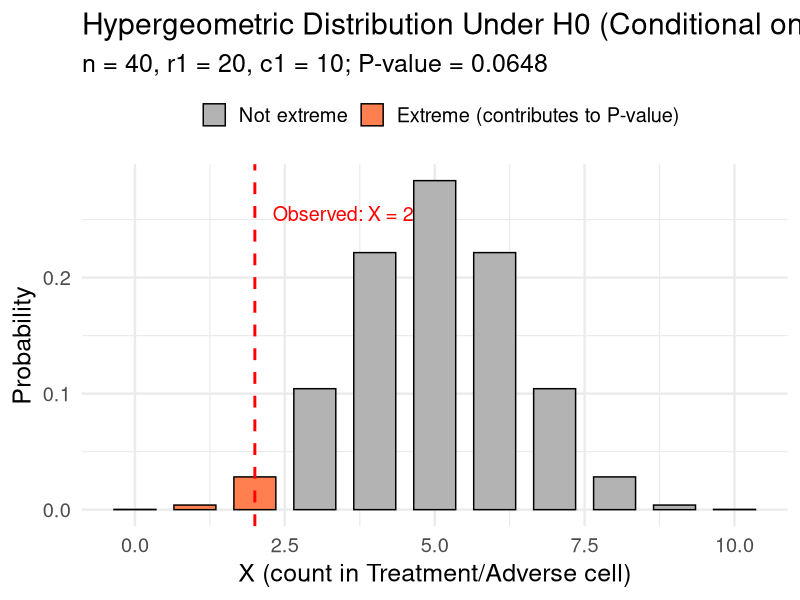
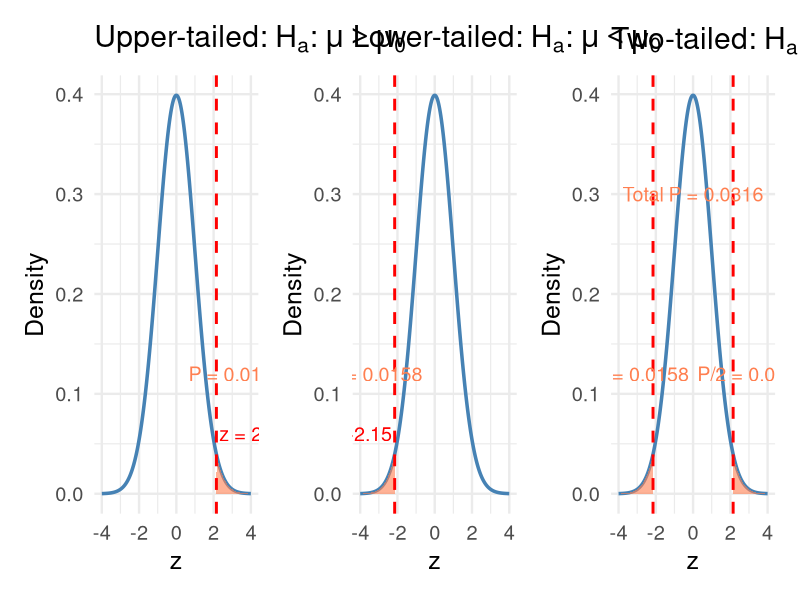
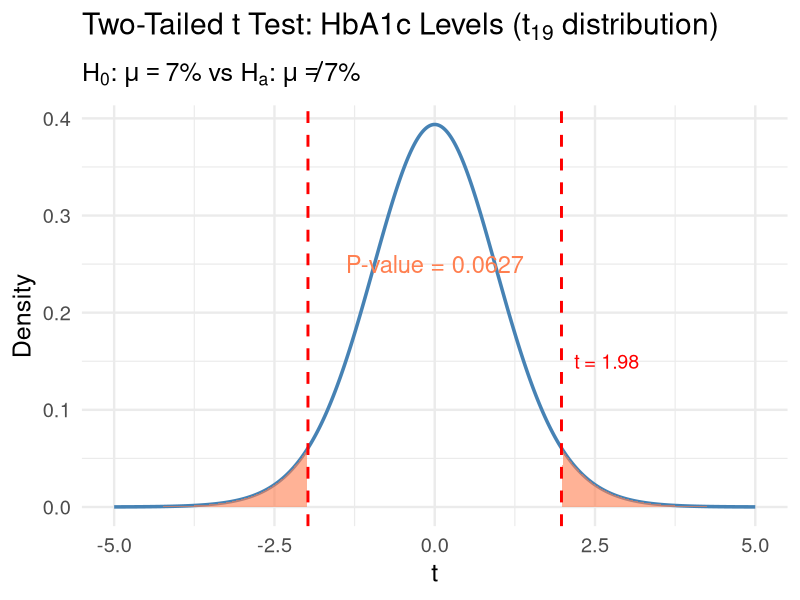
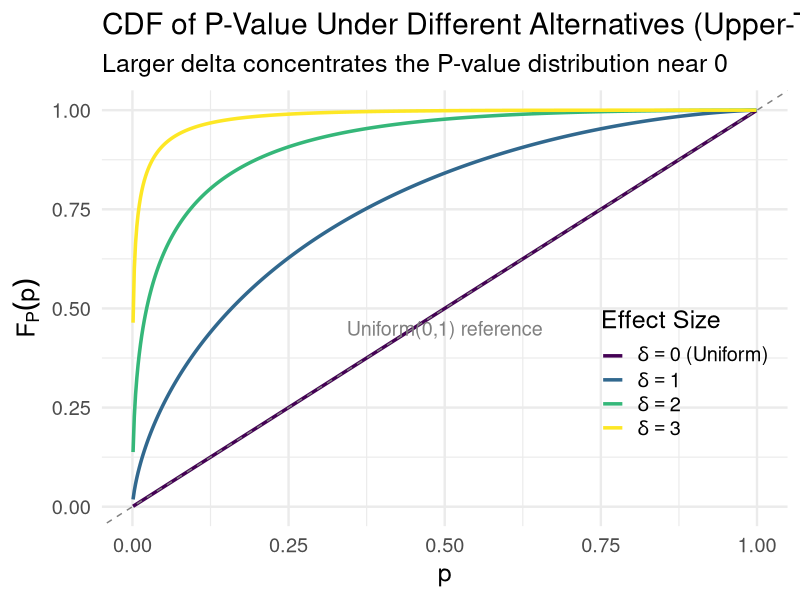
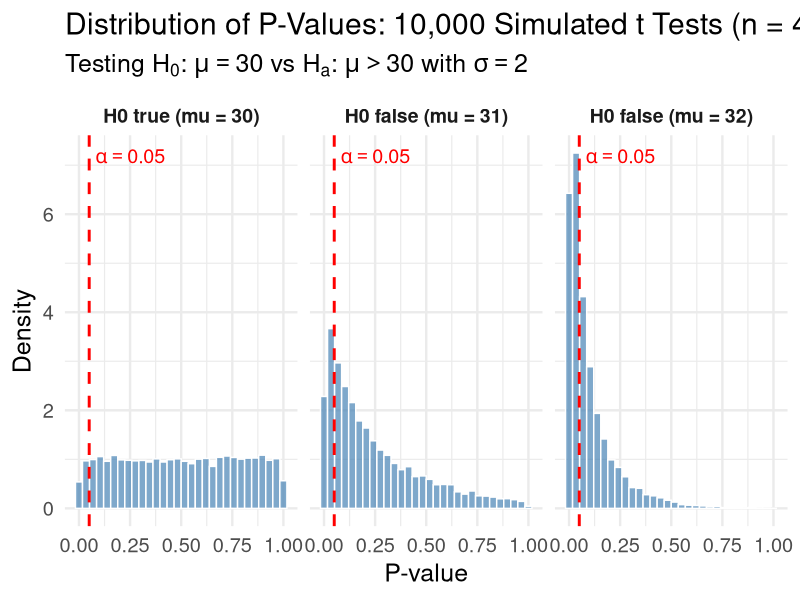
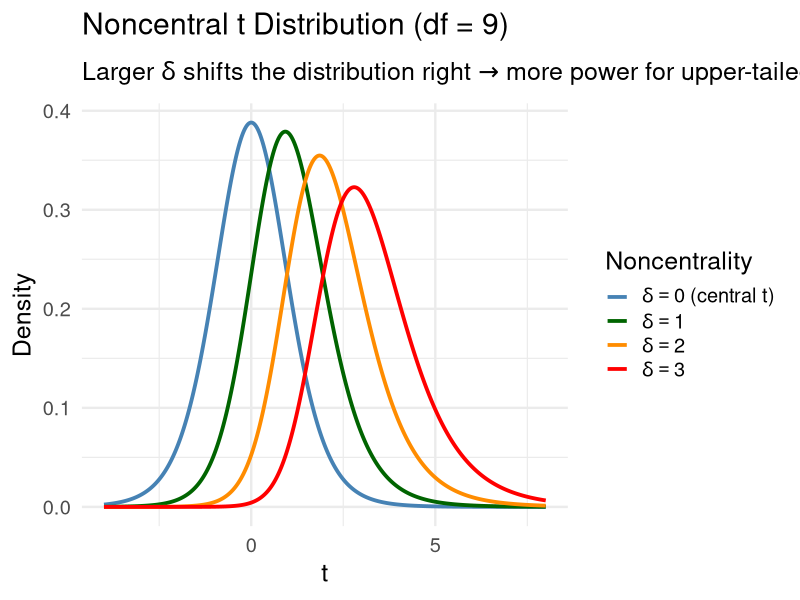
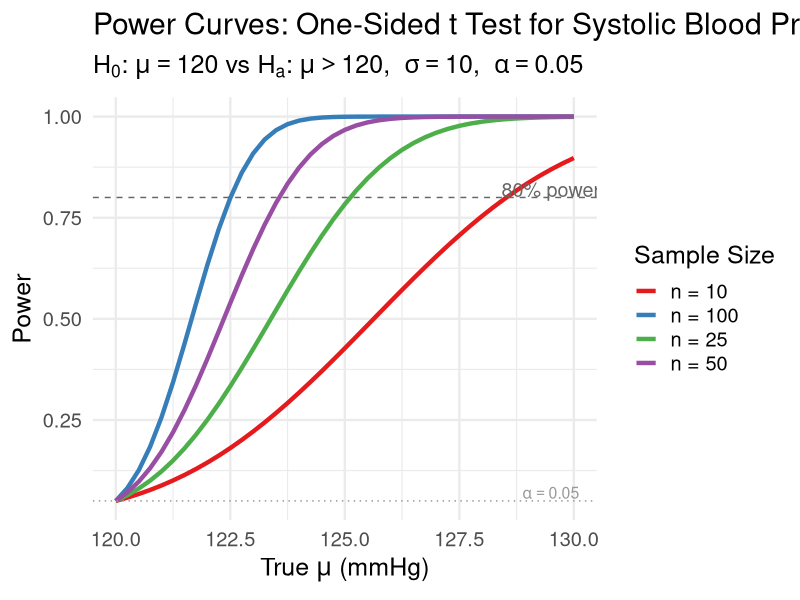
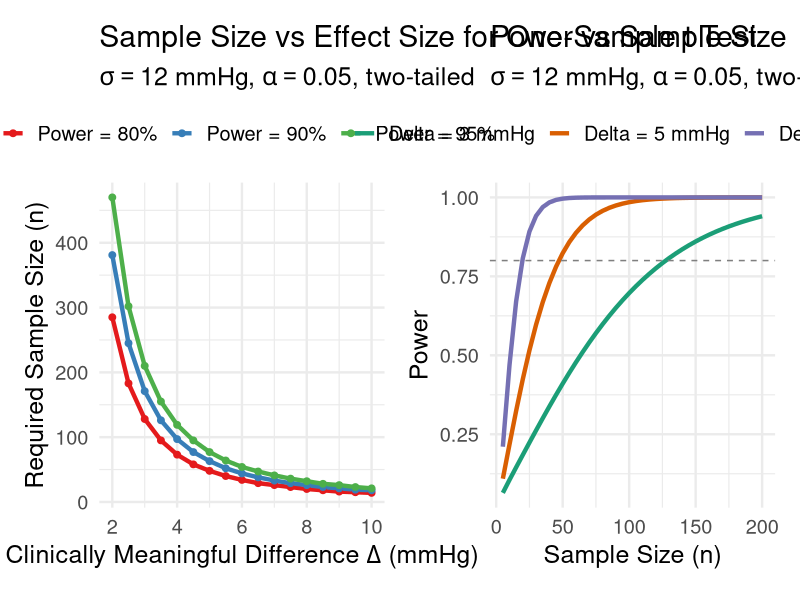

Reproduce these figures in R, in order.
## ---- chunk 1
#| label: setup
#| include: false
library(tidyverse)
library(broom)
library(patchwork)
set.seed(551)
theme_set(theme_minimal(base_size = 18))
## ---- chunk 2
#| echo: true
# Observed 2x2 table
#              Adverse Event   No Event
# Treatment         2            18       (20)
# Placebo           8            12       (20)
#                 (10)          (30)      (40)

adverse_table <- matrix(c(2, 8, 18, 12), nrow = 2, byrow = TRUE,
                        dimnames = list(Group = c("Treatment", "Placebo"),
                                       Outcome = c("Adverse", "None")))
adverse_table
## ---- chunk 3
#| echo: true
# Fisher's exact test
fisher_result <- fisher.test(adverse_table)
fisher_result
## ---- chunk 4
#| echo: true
cat("P-value:", round(fisher_result$p.value, 4), "\n")
cat("Odds ratio estimate:", round(fisher_result$estimate, 3), "\n")
cat("95% CI for odds ratio:", round(fisher_result$conf.int[1], 3), "to", 
    round(fisher_result$conf.int[2], 3), "\n")
## ---- chunk 5
#| echo: true
#| code-fold: true
#| fig-height: 6
#| fig-width: 12
# Parameters from our example
n <- 40; r1 <- 20; c1 <- 10
x_obs <- 2  # Observed count in treatment/adverse cell

# Possible values of X
x_vals <- 0:min(r1, c1)
probs <- dhyper(x_vals, m = c1, n = n - c1, k = r1)

# Create data frame
hyper_data <- tibble(
  x = x_vals,
  prob = probs,
  extreme = x <= x_obs | x >= (r1 - (c1 - x_obs))  
  # Two-sided: as or more extreme than observed
)

# P-value components
pval_lower <- sum(probs[x_vals <= x_obs])
pval_upper <- sum(probs[probs <= probs[x_obs + 1]])  # Fisher's method

ggplot(hyper_data, aes(x = x, y = prob, fill = extreme)) +
  geom_col(width = 0.7, color = "black") +
  geom_vline(xintercept = x_obs, linetype = "dashed", color = "red", linewidth = 1) +
  scale_fill_manual(values = c("gray70", "coral"), 
                    labels = c("Not extreme", "Extreme (contributes to P-value)")) +
  annotate("text", x = x_obs + 0.3, y = max(probs) * 0.9, hjust = 0,
           label = paste0("Observed: X = ", x_obs), color = "red", size = 5) +
  labs(x = "X (count in Treatment/Adverse cell)",
       y = "Probability",
       title = "Hypergeometric Distribution Under H0 (Conditional on Margins)",
       subtitle = paste0("n = ", n, ", r1 = ", r1, ", c1 = ", c1, 
                        "; P-value = ", round(fisher_result$p.value, 4)),
       fill = "") +
  theme(legend.position = "top")
## ---- chunk 6
#| echo: true
# Verify: Fisher's P-value via simulation
set.seed(551)
n_perm <- 10000
disease_labels <- c(rep(1, 10), rep(0, 30))  # 10 diseased, 30 not
treatment <- c(rep(1, 20), rep(0, 20))       # 20 in each group

# Observed statistic
obs_stat <- sum(treatment[disease_labels == 1])  # = 2

# Permutation distribution
perm_stats <- replicate(n_perm, {
  sum(sample(treatment)[disease_labels == 1])
})

cat("Simulated P-value:", mean(perm_stats <= obs_stat), "\n")
cat("Fisher's exact P-value (one-sided):", 
    fisher.test(adverse_table, alternative = "less")$p.value, "\n")
## ---- chunk 7
#| echo: true
# Quick R reminders for P-value computation
z_obs <- 2.15
cat("Upper-tailed P-value:", 1 - pnorm(z_obs), "\n")
cat("Lower-tailed P-value:", pnorm(z_obs), "\n")
cat("Two-tailed P-value:  ", 2 * (1 - pnorm(abs(z_obs))), "\n")
## ---- chunk 8
#| code-fold: true
#| fig-height: 7
#| fig-width: 18
z_obs <- 2.15
z_seq <- seq(-4, 4, length.out = 500)
y <- dnorm(z_seq)

p1 <- tibble(z = z_seq, y = y) |>
  ggplot(aes(x = z, y = y)) +
  geom_line(linewidth = 1.2, color = "steelblue") +
  geom_area(data = tibble(z = z_seq[z_seq >= z_obs], 
                          y = dnorm(z_seq[z_seq >= z_obs])),
            aes(x = z, y = y), fill = "coral", alpha = 0.6) +
  geom_vline(xintercept = z_obs, linetype = "dashed", color = "red", linewidth = 1) +
  annotate("text", x = z_obs + 0.15, y = 0.06, hjust = 0, size = 5, color = "red",
           label = paste0("z = ", z_obs)) +
  annotate("text", x = 3.2, y = 0.12, size = 5, color = "coral",
           label = paste0("P = ", round(1 - pnorm(z_obs), 4))) +
  labs(title = expression("Upper-tailed: " * H[a]*": " * mu > mu[0]),
       x = "z", y = "Density")

p2 <- tibble(z = z_seq, y = y) |>
  ggplot(aes(x = z, y = y)) +
  geom_line(linewidth = 1.2, color = "steelblue") +
  geom_area(data = tibble(z = z_seq[z_seq <= -z_obs], 
                          y = dnorm(z_seq[z_seq <= -z_obs])),
            aes(x = z, y = y), fill = "coral", alpha = 0.6) +
  geom_vline(xintercept = -z_obs, linetype = "dashed", color = "red", linewidth = 1) +
  annotate("text", x = -z_obs - 0.15, y = 0.06, hjust = 1, size = 5, color = "red",
           label = paste0("z = ", -z_obs)) +
  annotate("text", x = -3.2, y = 0.12, size = 5, color = "coral",
           label = paste0("P = ", round(pnorm(-z_obs), 4))) +
  labs(title = expression("Lower-tailed: " * H[a]*": " * mu < mu[0]),
       x = "z", y = "Density")

p3 <- tibble(z = z_seq, y = y) |>
  ggplot(aes(x = z, y = y)) +
  geom_line(linewidth = 1.2, color = "steelblue") +
  geom_area(data = tibble(z = z_seq[z_seq >= z_obs], 
                          y = dnorm(z_seq[z_seq >= z_obs])),
            aes(x = z, y = y), fill = "coral", alpha = 0.6) +
  geom_area(data = tibble(z = z_seq[z_seq <= -z_obs], 
                          y = dnorm(z_seq[z_seq <= -z_obs])),
            aes(x = z, y = y), fill = "coral", alpha = 0.6) +
  geom_vline(xintercept = c(-z_obs, z_obs), linetype = "dashed", color = "red", linewidth = 1) +
  annotate("text", x = 3.2, y = 0.12, size = 5, color = "coral",
           label = paste0("P/2 = ", round(1 - pnorm(z_obs), 4))) +
  annotate("text", x = -3.2, y = 0.12, size = 5, color = "coral",
           label = paste0("P/2 = ", round(pnorm(-z_obs), 4))) +
  annotate("text", x = 0, y = 0.3, size = 5, color = "coral",
           label = paste0("Total P = ", round(2*(1 - pnorm(z_obs)), 4))) +
  labs(title = expression(paste("Two-tailed: ", H[a], ": ", mu != mu[0])),
       x = "z", y = "Density")

p1 + p2 + p3
## ---- chunk 9
#| echo: true
# P-values for t tests in R
t_obs <- 2.15
df <- 14

cat("Upper-tailed P-value:", pt(t_obs, df = df, lower.tail = FALSE), "\n")
cat("Lower-tailed P-value:", pt(t_obs, df = df, lower.tail = TRUE), "\n")
cat("Two-tailed P-value:  ", 2 * pt(abs(t_obs), df = df, lower.tail = FALSE), "\n")
## ---- chunk 10
#| echo: true
# Data summary
n <- 20
xbar <- 7.42
s <- 0.95
mu0 <- 7.0

# Test statistic
t_stat <- (xbar - mu0) / (s / sqrt(n))
cat("Test statistic: t =", round(t_stat, 3), "\n")
cat("Degrees of freedom:", n - 1, "\n")

# P-value (two-tailed)
p_value <- 2 * pt(abs(t_stat), df = n - 1, lower.tail = FALSE)
cat("P-value (two-tailed):", round(p_value, 4), "\n")
## ---- chunk 11
#| code-fold: true
#| fig-height: 6
df <- 19
t_seq <- seq(-5, 5, length.out = 500)
y_t <- dt(t_seq, df = df)

tibble(t = t_seq, y = y_t) |>
  ggplot(aes(x = t, y = y)) +
  geom_line(linewidth = 1.2, color = "steelblue") +
  geom_area(data = tibble(t = t_seq[t_seq >= abs(t_stat)], 
                          y = dt(t_seq[t_seq >= abs(t_stat)], df)),
            aes(x = t, y = y), fill = "coral", alpha = 0.6) +
  geom_area(data = tibble(t = t_seq[t_seq <= -abs(t_stat)], 
                          y = dt(t_seq[t_seq <= -abs(t_stat)], df)),
            aes(x = t, y = y), fill = "coral", alpha = 0.6) +
  geom_vline(xintercept = c(-abs(t_stat), abs(t_stat)), 
             linetype = "dashed", color = "red", linewidth = 1) +
  annotate("text", x = t_stat + 0.2, y = 0.15, hjust = 0, size = 5, color = "red",
           label = paste0("t = ", round(t_stat, 2))) +
  annotate("text", x = 0, y = 0.25, size = 6, color = "coral",
           label = paste0("P-value = ", round(p_value, 4))) +
  labs(x = "t", y = "Density",
       title = expression("Two-Tailed t Test: HbA1c Levels (" * t[19] * " distribution)"),
       subtitle = expression(paste(H[0], ": ", mu == 7.0, "% vs ", H[a], ": ", mu != 7.0, "%")))
## ---- chunk 12
#| echo: true
# Simulate individual patient data consistent with our summary statistics
set.seed(2026)
hba1c <- rnorm(20, mean = 7.42, sd = 0.95)
# Adjust to match desired summary statistics closely
hba1c <- (hba1c - mean(hba1c)) / sd(hba1c) * 0.95 + 7.42

# Full t.test output
hba1c_test <- t.test(hba1c, mu = 7.0, alternative = "two.sided")
hba1c_test
## ---- chunk 13
#| echo: true
alpha <- 0.01
p_value_reported <- 0.10  # P-value > 0.10

cat("Decision rule: Reject H0 if P-value <=", alpha, "\n")
cat("Observed: P-value > 0.10\n")
cat("Since 0.10 >", alpha, ", we fail to reject H0.\n\n")
cat("Conclusion: There is insufficient evidence at the 0.01\n")
cat("significance level to conclude that the mean serum\n")
cat("transferrin receptor concentration for pregnant women\n")
cat("differs from the value of 5.63 mg/L for all women.")
## ---- chunk 14
#| echo: true
recovery <- c(11.2, 13.5, 10.8, 12.1, 14.3, 9.7, 11.9, 12.8,
              10.5, 13.1, 11.4, 12.6, 10.2, 13.8, 11.1)

# One-sided test: H0: mu = 14 vs Ha: mu < 14
recovery_test <- t.test(recovery, mu = 14, alternative = "less")
recovery_test
## ---- chunk 15
#| echo: true
cat("P-value =", format(recovery_test$p.value, scientific = TRUE), "\n\n")
cat("This extremely small P-value provides overwhelming evidence\n")
cat("that the new surgical technique reduces mean recovery time\n")
cat("below the standard 14 days.")
## ---- chunk 16
#| echo: true
#| code-fold: true
#| fig-height: 6
#| fig-width: 14
# Theoretical CDF of P-value for different delta values
p_seq <- seq(0.001, 0.999, length.out = 500)
deltas <- c(0, 1, 2, 3)

pval_cdf <- expand_grid(p = p_seq, delta = deltas) |>
  mutate(
    F_p = 1 - pnorm(qnorm(1 - p) - delta),
    delta_label = paste0("delta == ", delta)
  )

ggplot(pval_cdf, aes(x = p, y = F_p, color = factor(delta))) +
  geom_line(linewidth = 1.2) +
  geom_abline(intercept = 0, slope = 1, linetype = "dashed", color = "gray50") +
  scale_color_viridis_d(
    labels = c(expression(delta == 0 ~ "(Uniform)"), 
               expression(delta == 1), 
               expression(delta == 2), 
               expression(delta == 3))
  ) +
  labs(x = "p", y = expression(F[P](p)),
       title = "CDF of P-Value Under Different Alternatives (Upper-Tailed z Test)",
       subtitle = "Larger delta concentrates the P-value distribution near 0",
       color = "Effect Size") +
  annotate("text", x = 0.5, y = 0.45, label = "Uniform(0,1) reference", 
           color = "gray50", size = 5) +
  theme(legend.position = c(0.85, 0.35),
        legend.text.align = 0)
## ---- chunk 17
#| echo: true
#| code-fold: true
#| fig-height: 8
#| fig-width: 16
set.seed(551)
n_sims <- 10000
n <- 4
sigma <- 2

# Function to compute P-value from one-sample t test (upper-tailed)
sim_pvalue <- function(n, mu_true, mu0 = 30, sigma = 2) {
  x <- rnorm(n, mean = mu_true, sd = sigma)
  t_stat <- (mean(x) - mu0) / (sd(x) / sqrt(n))
  pt(t_stat, df = n - 1, lower.tail = FALSE)
}

# Simulate under three scenarios
pvals_H0_true   <- replicate(n_sims, sim_pvalue(n, mu_true = 30))  # H0 true
pvals_mu31      <- replicate(n_sims, sim_pvalue(n, mu_true = 31))  # H0 false, mu=31
pvals_mu32      <- replicate(n_sims, sim_pvalue(n, mu_true = 32))  # H0 false, mu=32

sim_data <- bind_rows(
  tibble(pvalue = pvals_H0_true, scenario = "H0 true (mu = 30)"),
  tibble(pvalue = pvals_mu31,    scenario = "H0 false (mu = 31)"),
  tibble(pvalue = pvals_mu32,    scenario = "H0 false (mu = 32)")
) |>
  mutate(scenario = fct_inorder(scenario))

ggplot(sim_data, aes(x = pvalue)) +
  geom_histogram(aes(y = after_stat(density)), bins = 30, 
                 fill = "steelblue", color = "white", alpha = 0.7) +
  geom_vline(xintercept = 0.05, linetype = "dashed", color = "red", linewidth = 1) +
  annotate("text", x = 0.08, y = Inf, vjust = 2, hjust = 0,
           label = expression(alpha == 0.05), color = "red", size = 5) +
  facet_wrap(~scenario, ncol = 3) +
  labs(x = "P-value", y = "Density",
       title = "Distribution of P-Values: 10,000 Simulated t Tests (n = 4)",
       subtitle = expression(paste("Testing ", H[0], ": ", mu == 30, " vs ", 
                             H[a], ": ", mu > 30, " with ", sigma == 2))) +
  theme(strip.text = element_text(size = 14, face = "bold"))
## ---- chunk 18
#| echo: true
# Proportion of P-values <= 0.05 in each scenario
cat("Proportion rejecting H0 at alpha = 0.05:\n")
cat("  H0 true (mu = 30): ", round(mean(pvals_H0_true <= 0.05), 3), 
    " (should be ~0.05)\n")
cat("  H0 false (mu = 31):", round(mean(pvals_mu31 <= 0.05), 3), 
    " (power at mu = 31)\n")
cat("  H0 false (mu = 32):", round(mean(pvals_mu32 <= 0.05), 3), 
    " (power at mu = 32)\n")
## ---- chunk 19
#| echo: true
#| fig-height: 5
#| code-fold: true
# Large sample can detect trivially small effects
set.seed(551)
n_large <- 5000
bp_data <- rnorm(n_large, mean = 120.3, sd = 15)  # Mean barely above 120

bp_test <- t.test(bp_data, mu = 120)
cat("n =", n_large, "\n")
cat("Sample mean:", round(mean(bp_data), 2), "mmHg\n")
cat("P-value:", format(bp_test$p.value, digits = 4), "\n")
cat("95% CI: (", round(bp_test$conf.int[1], 2), ",", 
    round(bp_test$conf.int[2], 2), ")\n\n")
cat("Statistically significant (P < 0.05)? ", bp_test$p.value < 0.05, "\n")
cat("Clinically meaningful difference? A 0.3 mmHg difference\n")
cat("in systolic BP has NO clinical relevance!")
## ---- chunk 20
#| echo: true
# Example: mu_0 = 120, mu' = 125, sigma = 15, n = 25
mu0 <- 120; mu_prime <- 125; sigma <- 15; n <- 25
delta <- (mu_prime - mu0) / (sigma / sqrt(n))
cat("Noncentrality parameter: delta =", round(delta, 3))
## ---- chunk 21
#| code-fold: true
#| fig-height: 7
t_seq <- seq(-4, 8, length.out = 500)
df <- 9
deltas <- c(0, 1, 2, 3)

nct_data <- map_dfr(deltas, \(d) {
  tibble(
    t = t_seq,
    density = dt(t_seq, df = df, ncp = d),
    delta = paste0("delta == ", d)
  )
})

ggplot(nct_data, aes(x = t, y = density, color = delta)) +
  geom_line(linewidth = 1.3) +
  scale_color_manual(
    values = c("steelblue", "darkgreen", "darkorange", "red"),
    labels = c(
      expression(delta == 0 ~ "(central t)"),
      expression(delta == 1),
      expression(delta == 2),
      expression(delta == 3)
    )
  ) +
  labs(x = "t", y = "Density", color = "Noncentrality",
       title = expression("Noncentral t Distribution (df = 9)"),
       subtitle = expression("Larger " * delta * " shifts the distribution right" *
                             " " * symbol("\256") * " more power for upper-tailed tests")) +
  theme(legend.text.align = 0, legend.position = "right")
## ---- chunk 22
#| echo: true
# Example (Devore Example 9.14 adapted to medical context):
# Testing whether mean systolic BP exceeds 120 mmHg
# H0: mu = 120, Ha: mu > 120, alpha = 0.05, n = 10, sigma = 10
# What is the power when mu' = 125?
n <- 10; mu0 <- 120; mu_prime <- 125; sigma <- 10; alpha <- 0.05

delta <- (mu_prime - mu0) / (sigma / sqrt(n))
t_crit <- qt(1 - alpha, df = n - 1)

power <- pt(t_crit, df = n - 1, ncp = delta, lower.tail = FALSE)
cat("Noncentrality parameter: delta =", round(delta, 3), "\n")
cat("Critical value: t_{0.05, 9} =", round(t_crit, 3), "\n")
cat("Power =", round(power, 4), "\n")
cat("Beta (Type II error) =", round(1 - power, 4))
## ---- chunk 23
#| echo: true
#| code-fold: true
#| fig-height: 7
alpha <- 0.05
mu0 <- 120  # null value for systolic BP
sigma <- 10

# Power curves for different sample sizes
sample_sizes <- c(10, 25, 50, 100)
mu_range <- seq(120, 130, by = 0.25)

power_data <- expand_grid(n = sample_sizes, mu_prime = mu_range) |>
  mutate(
    delta = (mu_prime - mu0) / (sigma / sqrt(n)),
    t_crit = qt(1 - alpha, df = n - 1),
    power = pt(t_crit, df = n - 1, ncp = delta, lower.tail = FALSE),
    n_label = paste0("n = ", n)
  )

ggplot(power_data, aes(x = mu_prime, y = power, color = n_label)) +
  geom_line(linewidth = 1.5) +
  geom_hline(yintercept = 0.80, linetype = "dashed", color = "gray40") +
  geom_hline(yintercept = alpha, linetype = "dotted", color = "gray60") +
  annotate("text", x = 129.5, y = 0.82, label = "80% power", 
           color = "gray40", size = 5) +
  annotate("text", x = 129.5, y = 0.07, 
           label = expression(alpha == 0.05), color = "gray60", size = 4) +
  scale_color_brewer(palette = "Set1") +
  labs(x = expression("True " * mu * " (mmHg)"),
       y = "Power",
       color = "Sample Size",
       title = "Power Curves: One-Sided t Test for Systolic Blood Pressure",
       subtitle = expression(paste(H[0], ": ", mu == 120, " vs ", H[a], ": ", 
                             mu > 120, ",  ", sigma == 10, ",  ", alpha == 0.05)))
## ---- chunk 24
#| echo: true
# How many patients to detect a 5 mmHg reduction with 80% power?
delta <- 5  # clinically meaningful difference (mmHg)
sigma <- 15  # estimated SD
alpha <- 0.05
beta <- 0.20  # power = 0.80

# Two-tailed z test
n_z <- (sigma * (qnorm(1 - alpha/2) + qnorm(1 - beta)) / delta)^2
cat("z test sample size (two-tailed):", ceiling(n_z), "patients")
## ---- chunk 25
#| echo: true
# Same example using power.t.test()
result <- power.t.test(
  delta = 5,           # difference to detect
  sd = 15,             # estimated standard deviation
  sig.level = 0.05,    # alpha
  power = 0.80,        # desired power
  type = "one.sample", # one-sample test
  alternative = "two.sided"
)
result
## ---- chunk 26
#| echo: true
cat("Required sample size:", ceiling(result$n), "patients")
## ---- chunk 27
#| echo: true
# One-sided test: H0: mu >= 0 vs Ha: mu < 0 (reduction in BP)
power_result <- power.t.test(
  delta = 5,
  sd = 12,
  sig.level = 0.05,
  power = 0.80,
  type = "one.sample",
  alternative = "one.sided"
)
cat("For 80% power:", ceiling(power_result$n), "patients needed\n")

# What about 90% power?
power_90 <- power.t.test(
  delta = 5, sd = 12, sig.level = 0.05,
  power = 0.90, type = "one.sample", alternative = "one.sided"
)
cat("For 90% power:", ceiling(power_90$n), "patients needed\n")

# What about a smaller effect (3 mmHg)?
power_small <- power.t.test(
  delta = 3, sd = 12, sig.level = 0.05,
  power = 0.80, type = "one.sample", alternative = "one.sided"
)
cat("For 3 mmHg effect:", ceiling(power_small$n), "patients needed")
## ---- chunk 28
#| echo: true
#| code-fold: true
#| fig-height: 7
#| fig-width: 14
sigma <- 12
alpha <- 0.05

# Vary effect size
delta_range <- seq(2, 10, by = 0.5)
power_levels <- c(0.80, 0.90, 0.95)

ss_data <- expand_grid(delta = delta_range, power = power_levels) |>
  rowwise() |>
  mutate(
    n = ceiling(power.t.test(
      delta = delta, sd = sigma, sig.level = alpha,
      power = power, type = "one.sample", alternative = "two.sided"
    )$n),
    power_label = paste0("Power = ", power * 100, "%")
  ) |>
  ungroup()

p_ss <- ggplot(ss_data, aes(x = delta, y = n, color = power_label)) +
  geom_line(linewidth = 1.5) +
  geom_point(size = 2) +
  scale_color_brewer(palette = "Set1") +
  labs(x = expression("Clinically Meaningful Difference " * Delta * " (mmHg)"),
       y = "Required Sample Size (n)",
       color = "",
       title = "Sample Size vs Effect Size for One-Sample t Test",
       subtitle = expression(paste(sigma == 12, " mmHg, ", alpha == 0.05, 
                             ", two-tailed"))) +
  theme(legend.position = "top")

# Power as a function of n for fixed delta
n_range <- seq(5, 200, by = 5)
delta_levels <- c(3, 5, 8)

pow_data <- expand_grid(n = n_range, delta = delta_levels) |>
  rowwise() |>
  mutate(
    power = power.t.test(
      n = n, delta = delta, sd = sigma, sig.level = alpha,
      type = "one.sample", alternative = "two.sided"
    )$power,
    delta_label = paste0("Delta = ", delta, " mmHg")
  ) |>
  ungroup()

p_pow <- ggplot(pow_data, aes(x = n, y = power, color = delta_label)) +
  geom_line(linewidth = 1.5) +
  geom_hline(yintercept = 0.80, linetype = "dashed", color = "gray50") +
  scale_color_brewer(palette = "Dark2") +
  labs(x = "Sample Size (n)", y = "Power",
       color = "",
       title = "Power vs Sample Size",
       subtitle = expression(paste(sigma == 12, " mmHg, ", alpha == 0.05, 
                             ", two-tailed"))) +
  theme(legend.position = "top")

p_ss + p_pow
## ---- chunk 29
#| echo: true
# How many infants are needed?
nicu_power <- power.t.test(
  delta = 8,
  sd = 20,
  sig.level = 0.05,
  power = 0.90,
  type = "one.sample",
  alternative = "two.sided"
)

cat("=== NICU Study Design ===\n")
cat("Effect to detect: 8 mg/dL\n")
cat("Assumed SD: 20 mg/dL\n")
cat("Significance level: 0.05\n")
cat("Desired power: 0.90\n")
cat("Required sample size:", ceiling(nicu_power$n), "infants\n\n")

# Verify: what is the actual power at this sample size?
actual_power <- power.t.test(
  n = ceiling(nicu_power$n),
  delta = 8,
  sd = 20,
  sig.level = 0.05,
  type = "one.sample",
  alternative = "two.sided"
)
cat("Actual power at n =", ceiling(nicu_power$n), ":", 
    round(actual_power$power, 4))
## ---- chunk 30
#| echo: true
# NICU example: n = 70, delta = 8, sigma = 20, alpha = 0.05, two-tailed
n <- ceiling(nicu_power$n)
mu0 <- 80; mu_prime <- 88; sigma <- 20
alpha <- 0.05

# Noncentrality parameter
delta_ncp <- (mu_prime - mu0) / (sigma / sqrt(n))
cat("Noncentrality parameter: delta =", round(delta_ncp, 3), "\n")

# Critical values for two-tailed test
t_crit <- qt(1 - alpha/2, df = n - 1)
cat("Critical value: t_{0.025,", n-1, "} =", round(t_crit, 3), "\n")

# Power = P(|T| >= t_crit) under noncentral t
power_upper <- pt(t_crit, df = n - 1, ncp = delta_ncp, lower.tail = FALSE)
power_lower <- pt(-t_crit, df = n - 1, ncp = delta_ncp, lower.tail = TRUE)
power_total <- power_upper + power_lower

cat("Power (upper tail):", round(power_upper, 4), "\n")
cat("Power (lower tail):", round(power_lower, 6), " (negligible)\n")
cat("Total power:", round(power_total, 4))
## ---- chunk 31
#| code-fold: true
#| fig-height: 8
#| fig-width: 16
# Comprehensive example: How P-values, power, and n interact
set.seed(551)
mu0 <- 120; mu_true <- 125; sigma <- 15

# Simulate P-values for different sample sizes
sim_comprehensive <- function(n, mu_true, mu0 = 120, sigma = 15, n_sims = 5000) {
  replicate(n_sims, {
    x <- rnorm(n, mean = mu_true, sd = sigma)
    t_stat <- (mean(x) - mu0) / (sd(x) / sqrt(n))
    2 * pt(abs(t_stat), df = n - 1, lower.tail = FALSE)  # two-tailed
  })
}

pvals_n10  <- sim_comprehensive(10,  mu_true)
pvals_n30  <- sim_comprehensive(30,  mu_true)
pvals_n100 <- sim_comprehensive(100, mu_true)

comp_data <- bind_rows(
  tibble(pvalue = pvals_n10,  n_label = "n = 10"),
  tibble(pvalue = pvals_n30,  n_label = "n = 30"),
  tibble(pvalue = pvals_n100, n_label = "n = 100")
) |>
  mutate(n_label = fct_inorder(n_label))

p_hist <- ggplot(comp_data, aes(x = pvalue)) +
  geom_histogram(bins = 30, fill = "steelblue", color = "white", alpha = 0.7) +
  geom_vline(xintercept = 0.05, linetype = "dashed", color = "red", linewidth = 1) +
  facet_wrap(~n_label, ncol = 3, scales = "free_y") +
  labs(x = "P-value", y = "Count",
       title = expression("P-value Distributions When " * H[0] * 
                          " Is False (" * mu == 125 * ")"),
       subtitle = expression(paste(H[0], ": ", mu == 120, ", two-tailed, ",
                             sigma == 15))) +
  theme(strip.text = element_text(size = 13, face = "bold"))

# Power summary
power_summary <- comp_data |>
  group_by(n_label) |>
  summarise(
    prop_reject = mean(pvalue <= 0.05),
    median_pval = median(pvalue),
    .groups = "drop"
  )

p_table <- ggplot(power_summary, aes(x = n_label, y = prop_reject)) +
  geom_col(fill = "steelblue", alpha = 0.7, width = 0.5) +
  geom_hline(yintercept = 0.80, linetype = "dashed", color = "red") +
  geom_text(aes(label = paste0(round(prop_reject * 100, 1), "%")), 
            vjust = -0.5, size = 6) +
  annotate("text", x = 3.4, y = 0.82, label = "80% power", color = "red", size = 5) +
  scale_y_continuous(limits = c(0, 1.05), labels = scales::percent) +
  labs(x = "", y = "Proportion Rejecting H0\n(Simulated Power)",
       title = "Power Increases with Sample Size")

p_hist / p_table + plot_layout(heights = c(2, 1.2))
